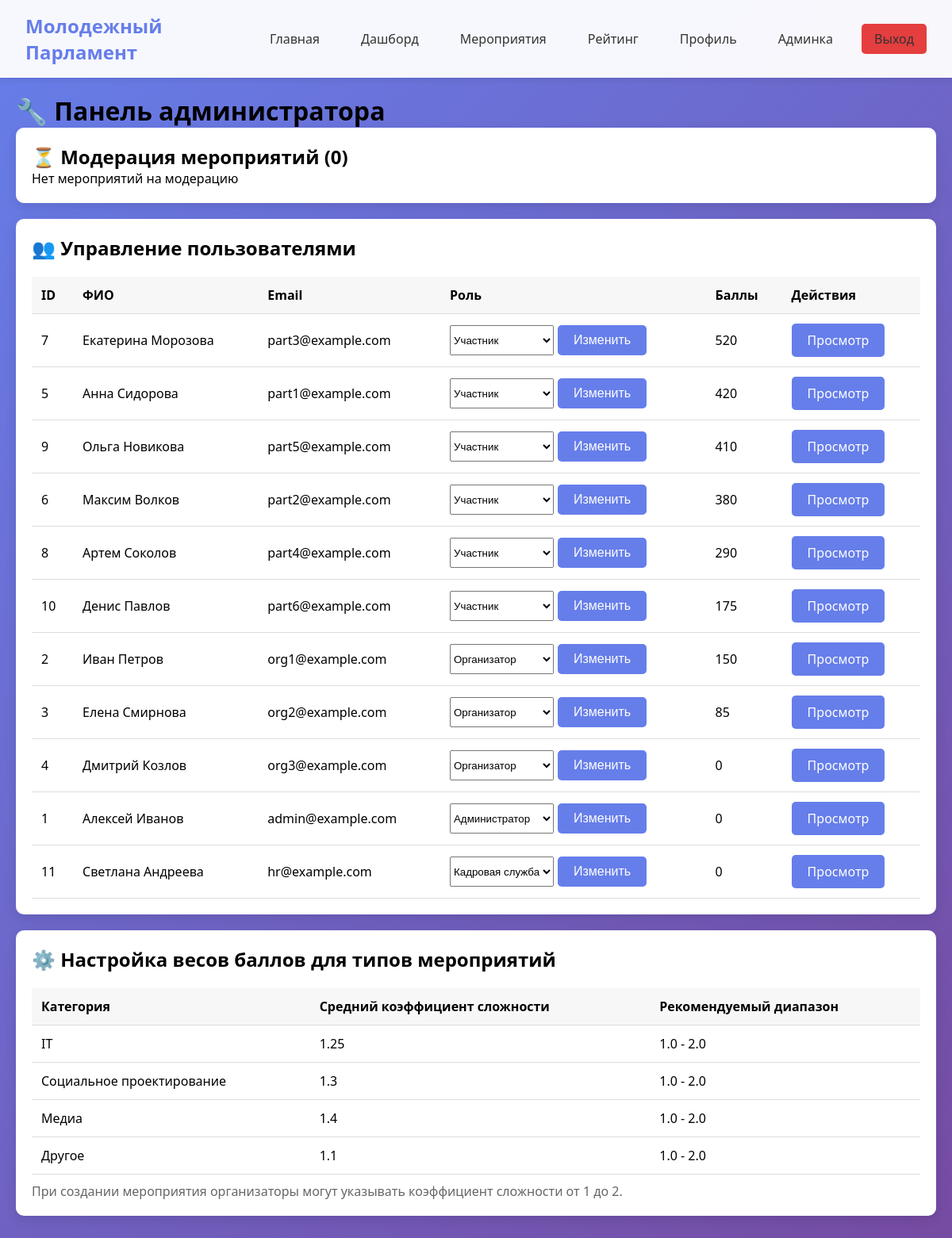
/admin.php (signed in), run on the app's committed database.
### tables this page shows
CREATE TABLE `users` (
  `id` int NOT NULL,
  `username` varchar(50) NOT NULL,
  `email` varchar(100) NOT NULL,
  `password` varchar(255) NOT NULL,
  `full_name` varchar(100) NOT NULL,
  `role` enum('participant','organizer','admin','hr') DEFAULT 'participant',
  `city` varchar(100) DEFAULT NULL,
  `age` int DEFAULT NULL,
  `education_org` varchar(200) DEFAULT NULL,
  `team_name` varchar(100) DEFAULT NULL,
  `total_points` int DEFAULT '0',
  `trust_rating` decimal(3,2) DEFAULT '5.00',
  `created_at` timestamp NULL DEFAULT CURRENT_TIMESTAMP,
  `is_active` tinyint(1) DEFAULT '1'
);

### admin.php (the view, shortened to what this page needs)
<?php
$pdo = getDB();
$pending_events = $pdo->query("
    SELECT e.*, u.username as organizer_name
    FROM events e
    JOIN users u ON e.organizer_id = u.id
    WHERE e.is_verified = 0
    ORDER BY e.created_at DESC
")->fetchAll();
$users = $pdo->query("
    SELECT id, username, full_name, email, role, total_points, is_active
    FROM users
    ORDER BY role, total_points DESC
")->fetchAll();
$weights = $pdo->query("
    SELECT category, AVG(difficulty_coefficient) as avg_weight
    FROM events
    GROUP BY category
")->fetchAll();
?>
<!DOCTYPE html>
<html lang="ru">
<head>
    <link rel="stylesheet" href="style.css">
</head>
<body>
    <nav class="navbar">
        <div class="nav-container">
            <a href="index.php" class="logo">Молодежный Парламент</a>
            <div class="nav-links">
                <a href="index.php">Главная</a>
                <a href="dashboard.php">Дашборд</a>
                <a href="events.php">Мероприятия</a>
                <a href="leaderboard.php">Рейтинг</a>
                <a href="profile.php">Профиль</a>
                <a href="admin.php">Админка</a>
                <a href="logout.php" class="btn btn-danger">Выход</a>
            </div>
        </div>
    </nav>
    <div class="container">
        <h1>🔧 Панель администратора</h1>
        <div class="card">
            <h2>⏳ Модерация мероприятий (<?= count($pending_events) ?>)</h2>
            <?php if(count($pending_events) == 0): ?>
                <p>Нет мероприятий на модерацию</p>
            <?php endif; ?>
        </div>
        <div class="card">
            <h2>👥 Управление пользователями</h2>
            <table class="table">
                <thead>
                    <tr>
                        <th>ID</th>
                        <th>ФИО</th>
                        <th>Email</th>
                        <th>Роль</th>
                        <th>Баллы</th>
                        <th>Действия</th>
                    </tr>
                </thead>
                <tbody>
                    <?php foreach($users as $user): ?>
                        <tr>
                            <td><?= $user['id'] ?></td>
                            <td><?= htmlspecialchars($user['full_name']) ?></td>
                            <td><?= htmlspecialchars($user['email']) ?></td>
                            <td>
                                <form method="POST" style="display: flex; gap: 5px;">
                                    <select name="new_role">
                                        <option value="participant" <?= $user['role'] == 'participant' ? 'selected' : '' ?>>Участник</option>
                                        <option value="organizer" <?= $user['role'] == 'organizer' ? 'selected' : '' ?>>Организатор</option>
                                        <option value="hr" <?= $user['role'] == 'hr' ? 'selected' : '' ?>>Кадровая служба</option>
                                        <option value="admin" <?= $user['role'] == 'admin' ? 'selected' : '' ?>>Администратор</option>
                                    </select>
                                    <button type="submit" name="change_role" class="btn">Изменить</button>
                                </form>
                            </td>
                            <td><?= $user['total_points'] ?></td>
                            <td>
                                <a href="profile.php?id=<?= $user['id'] ?>" class="btn">Просмотр</a>
                            </td>
                        </tr>
                    <?php endforeach; ?>
                </tbody>
            </table>
        </div>
        <div class="card">
            <h2>⚙️ Настройка весов баллов для типов мероприятий</h2>
            <table class="table">
                <thead>
                    <tr>
                        <th>Категория</th>
                        <th>Средний коэффициент сложности</th>
                        <th>Рекомендуемый диапазон</th>
                    </tr>
                </thead>
                <tbody>
                    <?php foreach($weights as $weight): ?>
                        <tr>
                            <td><?= $weight['category'] ?></td>
                            <td><?= round($weight['avg_weight'], 2) ?></td>
                            <td>1.0 - 2.0</td>
                        </tr>
                    <?php endforeach; ?>
                </tbody>
            </table>
            <p style="margin-top: 10px; color: #666;">При создании мероприятия организаторы могут указывать коэффициент сложности от 1 до 2.</p>
        </div>
    </div>
</body>
</html>

### style.css (style rules this page uses)
* { margin: 0; padding: 0; box-sizing: border-box; }
body { font-family: 'Segoe UI', Tahoma, Geneva, Verdana, sans-serif; background: linear-gradient(135deg, #667eea 0%, #764ba2 100%); min-height: 100vh; }
.container { max-width: 1200px; margin: 0 auto; padding: 20px; }
.navbar { background: rgba(255, 255, 255, 0.95); box-shadow: 0 2px 10px rgba(0,0,0,0.1); position: sticky; top: 0; z-index: 1000; }
.nav-container { max-width: 1200px; margin: 0 auto; padding: 1rem 2rem; display: flex; justify-content: space-between; align-items: center; }
.logo { font-size: 1.5rem; font-weight: bold; color: #667eea; text-decoration: none; }
.nav-links { display: flex; gap: 20px; align-items: center; }
.nav-links a { text-decoration: none; color: #333; padding: 8px 16px; border-radius: 5px; transition: all 0.3s; }
.card { background: white; border-radius: 10px; box-shadow: 0 5px 15px rgba(0,0,0,0.1); padding: 20px; margin-bottom: 20px; transition: transform 0.3s; }
.btn { display: inline-block; padding: 10px 20px; background: #667eea; color: white; border: none; border-radius: 5px; cursor: pointer; font-size: 16px; transition: background 0.3s; text-decoration: none; }
.btn-danger { background: #e53e3e; }
.table { width: 100%; border-collapse: collapse; margin-top: 20px; }
.table th, .table td { padding: 12px; text-align: left; border-bottom: 1px solid #ddd; }
.table th { background: #f7f7f7; font-weight: 600; }

### data on the page
users: id "7", full_name "Екатерина Морозова", email "part3@example.com", new_role "Участник", total_points "520"
users: id "5", full_name "Анна Сидорова", email "part1@example.com", new_role "Участник", total_points "420"
users: id "9", full_name "Ольга Новикова", email "part5@example.com", new_role "Участник", total_points "410"
users: id "6", full_name "Максим Волков", email "part2@example.com", new_role "Участник", total_points "380"
users: id "8", full_name "Артем Соколов", email "part4@example.com", new_role "Участник", total_points "290"
users: id "10", full_name "Денис Павлов", email "part6@example.com", new_role "Участник", total_points "175"
users: id "2", full_name "Иван Петров", email "org1@example.com", new_role "Организатор", total_points "150"
users: id "3", full_name "Елена Смирнова", email "org2@example.com", new_role "Организатор", total_points "85"
users: id "4", full_name "Дмитрий Козлов", email "org3@example.com", new_role "Организатор", total_points "0"
users: id "1", full_name "Алексей Иванов", email "admin@example.com", new_role "Администратор", total_points "0"
users: id "11", full_name "Светлана Андреева", email "hr@example.com", new_role "Кадровая служба", total_points "0"

### other printed values
count($pending_events) "0"
$weight['category'] "IT"
$weight['avg_weight'] "1.25"
$weight['category'] "Социальное проектирование"
$weight['avg_weight'] "1.3"
$weight['category'] "Медиа"
$weight['avg_weight'] "1.4"
$weight['category'] "Другое"
$weight['avg_weight'] "1.1"
